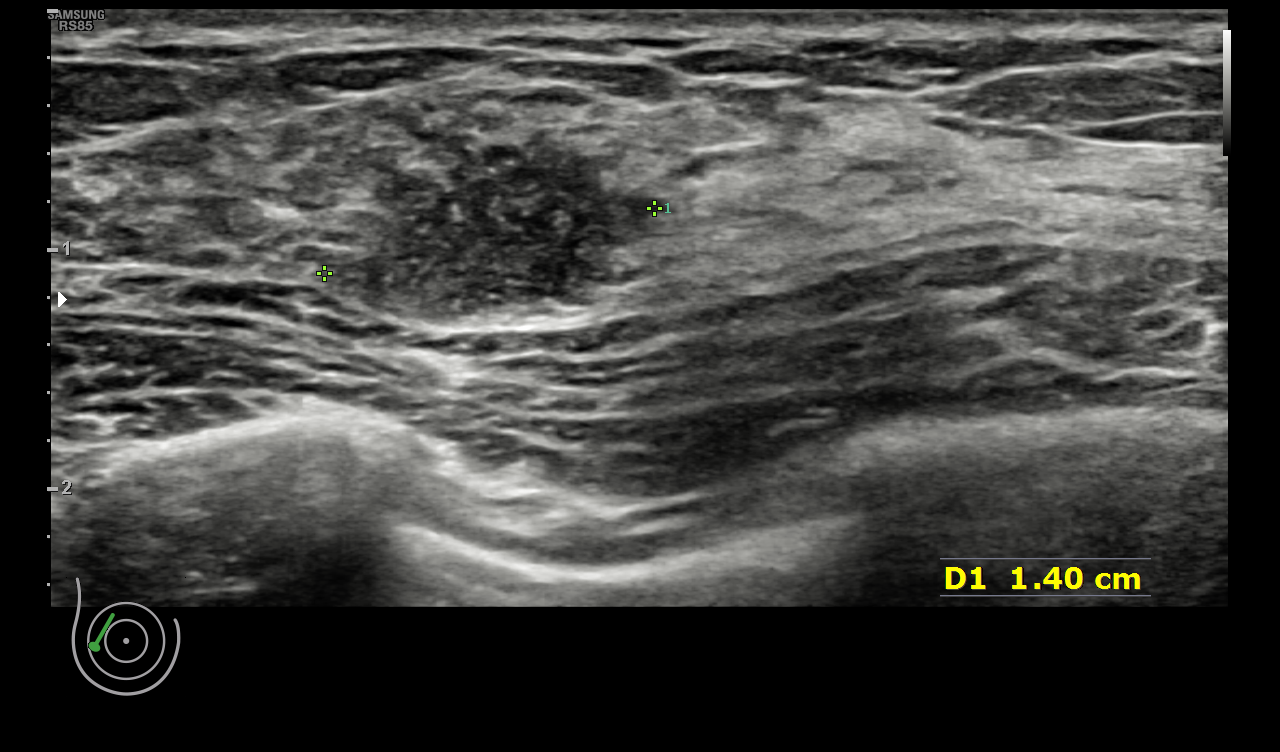
#> input picture preprocess/1.bmp, 1280 x 752 px
$ python main.py
#> lines starting #> are read from the running program, lines starting #| are printed output that depends on the picture; after the words box and inside, x2 and y2 are one past the last pixel; in counts of white or black regions, pixels touching at a corner belong together
### preprocess/utils.py
import cv2
from PIL import Image
import numpy as np

def read_image(path, size):
#> called with path = '1.bmp', size = (512, 512)
    img = cv2.imread(path, cv2.IMREAD_COLOR)
#> img is the input picture: shape (752, 1280, 3); mean B, G, R 64.7, 66.9, 66.9
    #if size != (0, 0):
    #    img = cv2.resize(img, size, interpolation=cv2.INTER_LANCZOS4)
    m, n, k = img.shape
    mask = np.zeros((m, n))
    for i in range(m):
        for j in range(n):
            r = int(img[i][j][0])
            g = int(img[i][j][1])
            b = int(img[i][j][2])
            diff = max(abs(r-g), abs(g-b), abs(r-b))
            if (diff < 20):
                continue
            mask[i][j] = 1
            img[i][j] = [0, 0, 0]
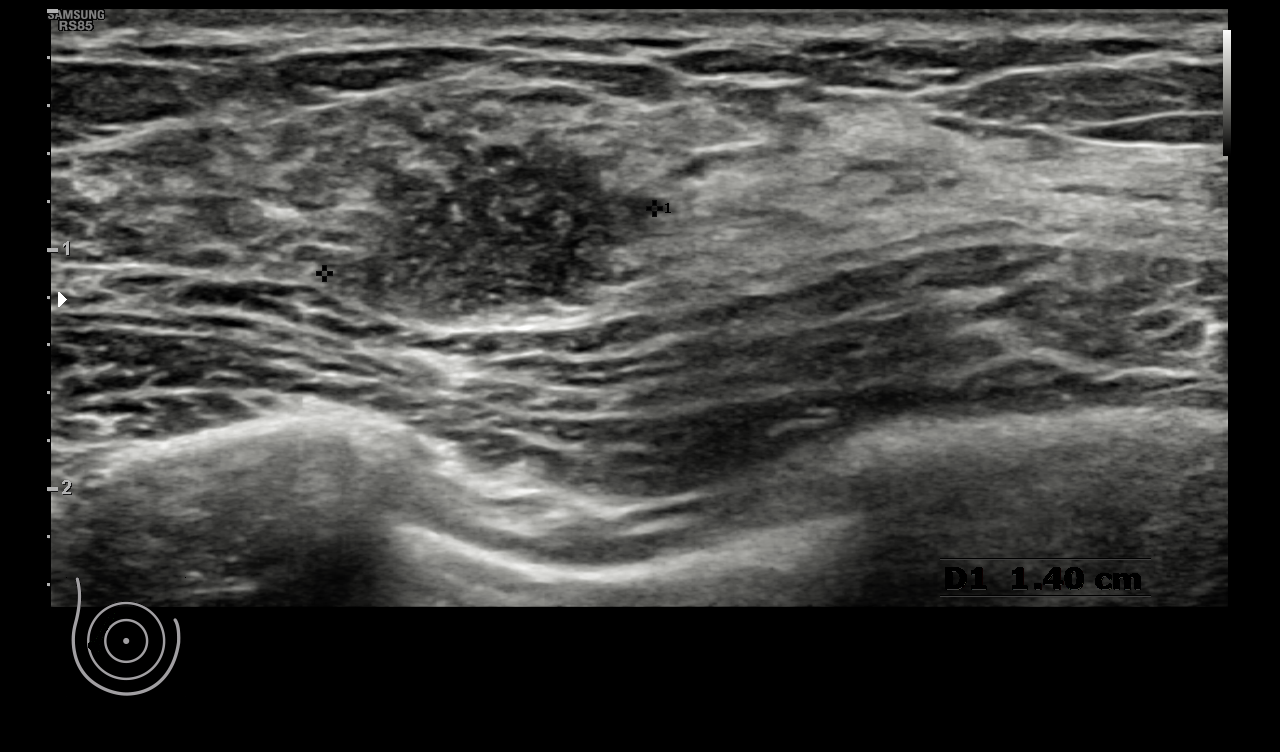
#> img: shape (752, 1280, 3); 0.29% of pixels changed, all inside (x1, y1, x2, y2) = (88, 201, 1151, 652)
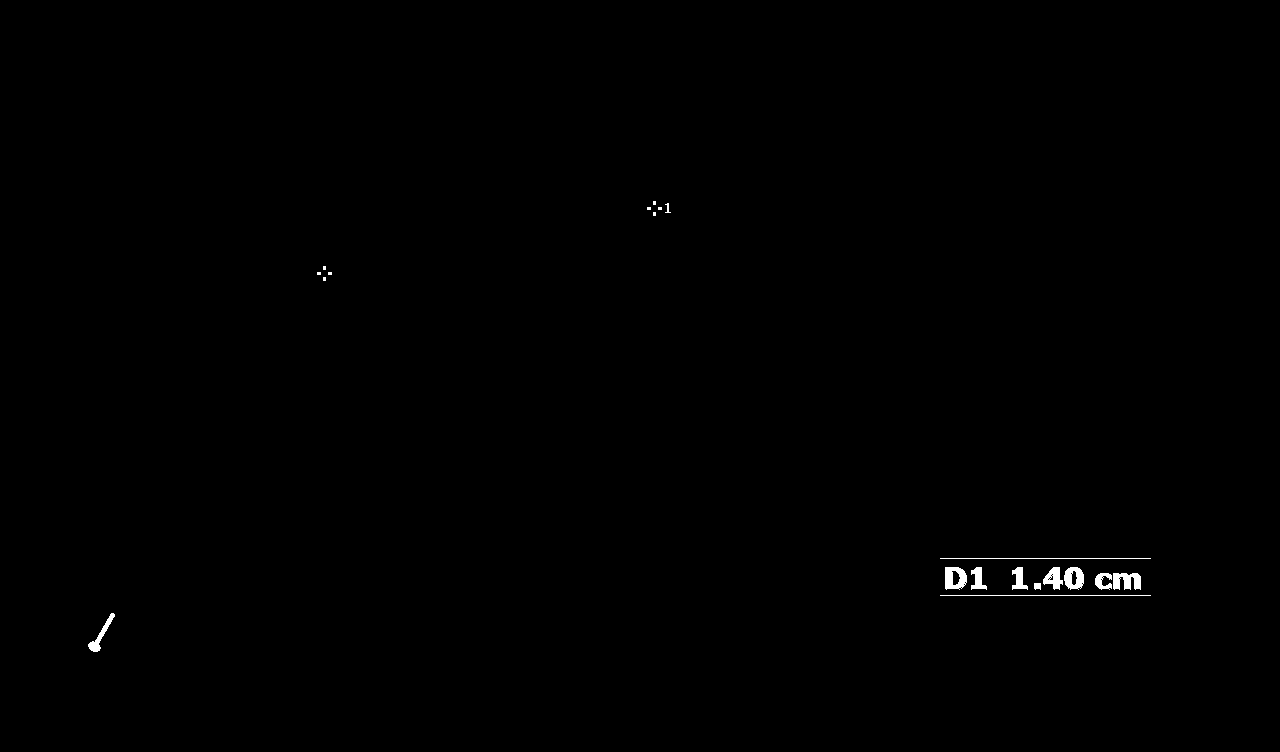
#> mask: shape (752, 1280) float64; values 0 (black) and 1 (white), 0.29% white; 20 white regions (8 under 20 px), largest, box (x1, y1, x2, y2) and area: (945, 567, 967, 590) 362, (1113, 573, 1141, 590) 359, (1064, 567, 1084, 590) 320

    #cv2.imwrite('why.png', img)
    img = cv2.cvtColor(img, cv2.COLOR_BGR2GRAY).astype(int)
#> img: shape (752, 1280) int64

    return img, mask


def get_gray(img):
    res = cv2.cvtColor(img, cv2.COLOR_RGB2GRAY)
    return res


# [2 lines that do not run on import are left out]

### preprocess/main.py

# coding: utf-8

# In[1]:


from utils import *
import numpy as np
import six
if six.PY2:
	from Queue import Queue
else:
	from queue import Queue

#get_ipython().run_line_magic('load_ext', 'autoreload')
#get_ipython().run_line_magic('autoreload', '2')
#get_ipython().run_line_magic('matplotlib', 'inline')


# In[11]:


def bfs(img, belong, x0, y0, K):
    m, n = img.shape
    dx = [-1, 0, 0, 1]
    dy = [0, -1, 1, 0]
    q = Queue()
    q.put((x0, y0))
    belong[x0, y0] = K
    while not q.empty():
        x, y = q.get()
        for i in range(4):
            xx = x + dx[i]
            yy = y + dy[i]
            if xx < 0 or xx >= m or yy < 0 or yy >= n:
                continue
            if img[xx, yy] > 0 and belong[xx, yy] ==0:
                q.put((xx, yy))
                belong[xx, yy] = K


def getROI(img):
    m, n = img.shape
    belong = np.zeros((m, n))
    print(belong.shape)
#| (752, 1280)
    K = 0
    for i in range(m):
        for j in range(n):
            if img[i, j] > 0 and belong[i, j] == 0:
                K += 1
                bfs(img, belong, i, j, K)
#> after the loop, K = 56
    return (belong, K)

# [4 lines left out: function show, not called in this run]


# In[22]:

def convert_img(path, size):
	img, del_mask = read_image(path, size)
	# print(del_mask.nonzero())
	#show(img)
	#print(img)
	belong, K = getROI(img)
#> K = 56


	# In[23]:


	num = np.zeros(K + 1).astype(np.int64)
	belong = belong.astype(np.int64)
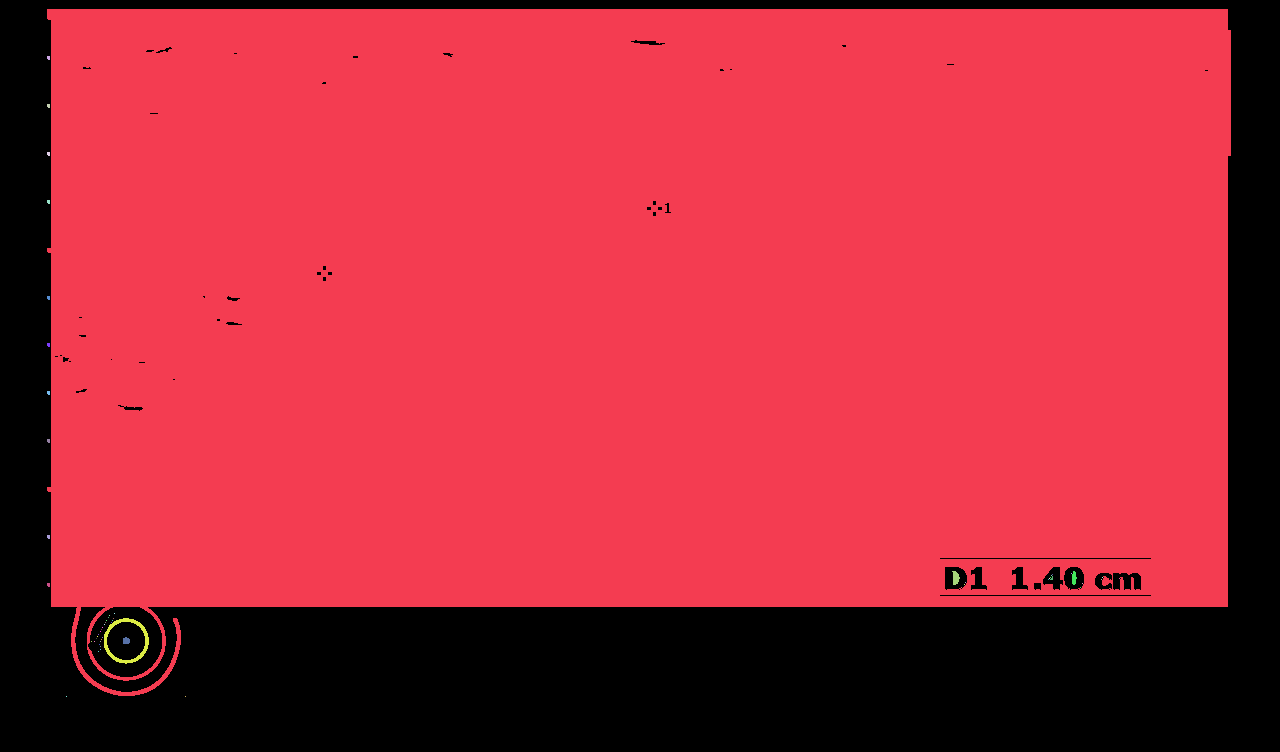
#> belong: shape (752, 1280) int64; 57 distinct labels, from 0 to 56; one colour per label, 0 black
	for i in range(belong.shape[0]):
		for j in range(belong.shape[1]):
			if belong[i, j] > 0:
				num[belong[i, j]] += 1


	# In[24]:


	t = num.argmax()
	ROI = (belong == t)
#> ROI: shape (752, 1280) bool; 73% white; 50 black regions (29 under 20 px), largest, box (x1, y1, x2, y2) and area: (0, 0, 1280, 752) 252438, (88, 607, 162, 677) 4066, (945, 567, 967, 590) 441
	f = img * ROI
	g = img * (ROI == False)
#> g: shape (752, 1280) int64; 140 distinct labels, from 0 to 178
	minx, miny = 1000, 1000
	maxx, maxy = 0, 0
	for i in range(ROI.shape[0]):
	    for j in range(ROI.shape[1]):
		    if ROI[i][j] == 1:
			    minx = min(i, minx)
			    miny = min(j, miny)
			    maxx = max(i, maxx)
			    maxy = max(j, maxy)
	# [20 lines of commented-out code are left out]


	num = np.zeros(256).astype(np.int64)
	#f_gray = get_gray(f)
	#g_gray = get_gray(g)
	m, n = img.shape
	for i in range(m):
		for j in range(n):
			num[g[i, j]] += 1


	# In[8]:


	threhold = [0, 0, 0]
	for k in range(3):
		maxxx = 0
		if k == 2:
			end = 256
		else:
			end = (k+1)*100
		for i in range(k*100, end):
			if num[i] > maxxx:
				maxxx = num[i]
				threhold[k] = i

	# print(threhold)
	#print(num[threhold[1]])
	#print(num)


	# In[27]:


	mask = np.zeros([m,n])
	for i in range(m):
		for j in range(n):
			#if ( threhold[0] >= f[i, j] >=0) | (threhold[1] >= f[i, j] >= 194) | (threhold[2] >= f[i, j] > 200):
			#if (threhold[1] >= f[i, j] > 100):
			if f[i, j] in threhold[1:]:
				if f[i, j] == 0:
					continue
				mask[i , j] = 1
#> mask: shape (752, 1280) float64; values 0 (black) and 1 (white), 0.32% white in thin lines or dots, all inside (x1, y1, x2, y2) = (51, 26, 1231, 695)

	kernel = cv2.getStructuringElement(cv2.MORPH_RECT, (5, 5))
	dilation = cv2.dilate(mask, kernel)
	#closing = cv2.morphologyEx(mask, cv2.MORPH_OPEN, kernel)  # 闭运算
	f_binary = f*(1-dilation)
	#show(f_binary)


	# In[28]:


	dilation = dilation.astype(np.uint8)
	#mask = np.zeros((m,n))
	mask = (dilation==1) | (del_mask==1)
#> mask: shape (752, 1280) bool; 4.4% white; 719 white regions (8 under 20 px), largest, box (x1, y1, x2, y2) and area: (70, 576, 182, 697) 1826, (86, 600, 167, 682) 1762, (983, 163, 1026, 205) 687
	# mask = del_mask
	mask = mask.astype(np.uint8)
	f_binary = f_binary.astype(np.uint8)
	#img = img.astype(np.uint8)
	# dst2 = cv2.inpaint(f_binary, mask, 1, cv2.INPAINT_NS)
	dst2 = cv2.inpaint(f_binary, mask, 1, cv2.INPAINT_TELEA)
	# [7 lines of commented-out code are left out]

	thresh = 0.4

	left = 0
	while (True):
		rate = 1.0 * (dst2[left, :] > 0).sum() / dst2.shape[1]
		if rate < thresh:
			left += 1
		else:
			break
#> this loop made 10 passes
#> rate on passes 1 to 8: 0, 0, 0, 0, 0, 0, 0, 0
#> after the loop, left = 9

	right = dst2.shape[0] - 1
	while (True):
		rate = 1.0 * (dst2[right, :] > 0).sum() / dst2.shape[1]
		if rate < thresh:
			right -= 1
		else:
			break
#> after the loop, right = 606

	up = 0
	while (True):
		rate = 1.0 * (dst2[:, up] > 0).sum() / dst2.shape[0]
		if rate < thresh:
			up += 1
		else:
			break
#> this loop made 52 passes
#> after the loop, up = 51

	down = dst2.shape[1] - 1
	while (True):
		rate = 1.0 * (dst2[:, down] > 0).sum() / dst2.shape[0]
		if rate < thresh:
			down -= 1
		else:
			break
#> this loop made 53 passes
#> after the loop, down = 1227

	dst2 = dst2[left+10:right-10, up+10:down-10]
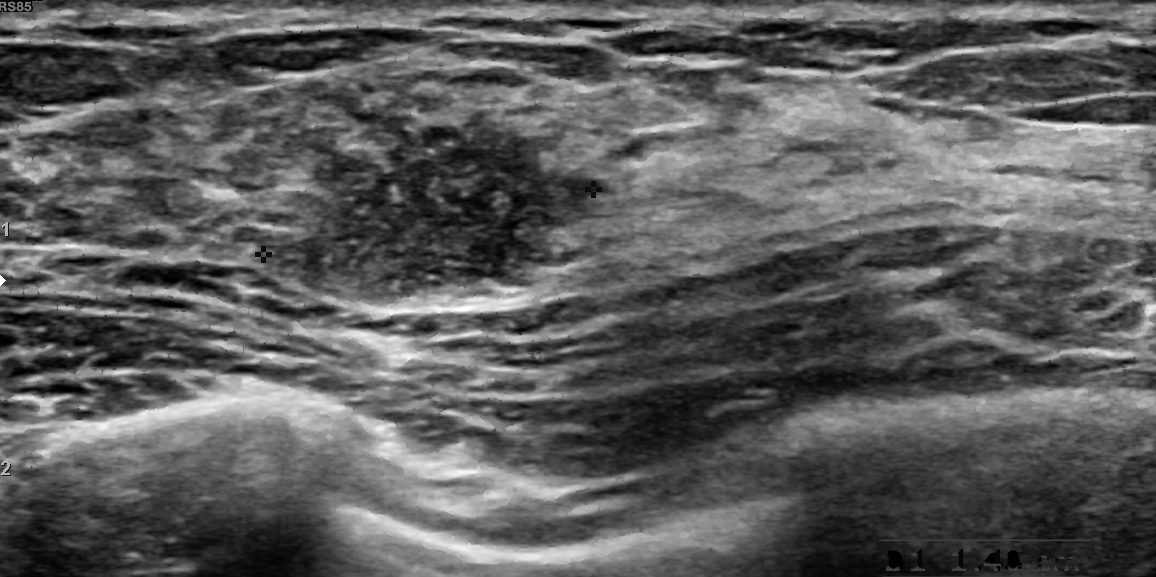
#> dst2: shape (577, 1156); min 0, max 255, mean 91.5

	# cv2.imwrite('result_' + path, dst2)
	return dst2


if __name__ == '__main__':
    # [5 lines of commented-out code are left out]
	convert_img('1.bmp', (512, 512))

$ run again, with preprocess/test1.png saved as preprocess/1.bmp
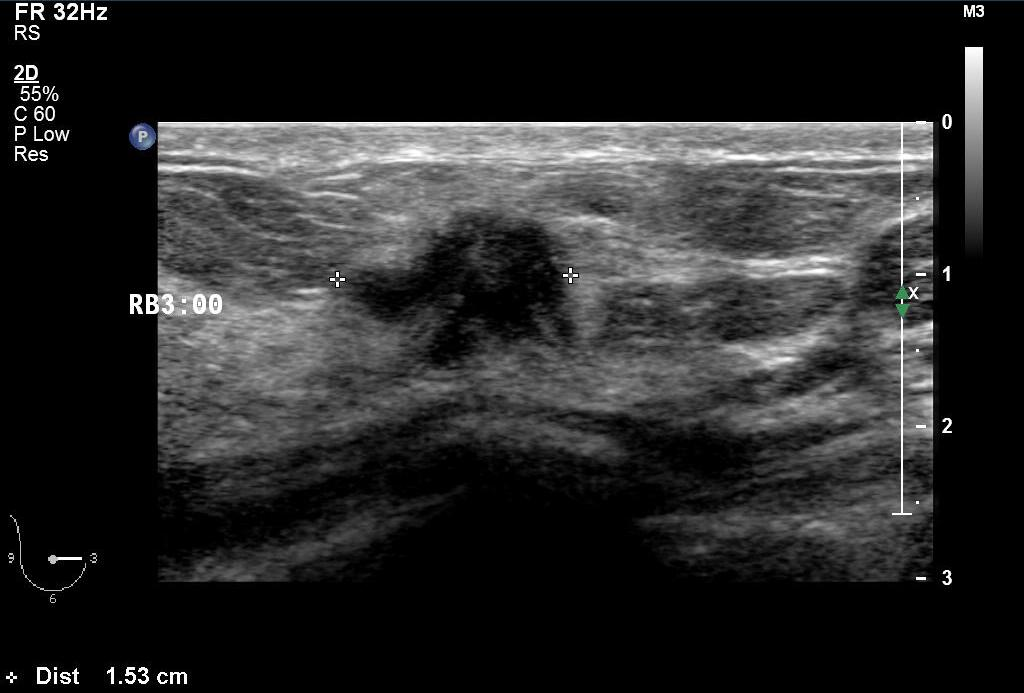
#> input picture preprocess/test1.png, 1024 x 693 px
#> in read_image, img is the input picture: shape (693, 1024, 3); mean B, G, R 40.1, 40, 39.9
#> after the loop in read_image, `for i in range(m):`:
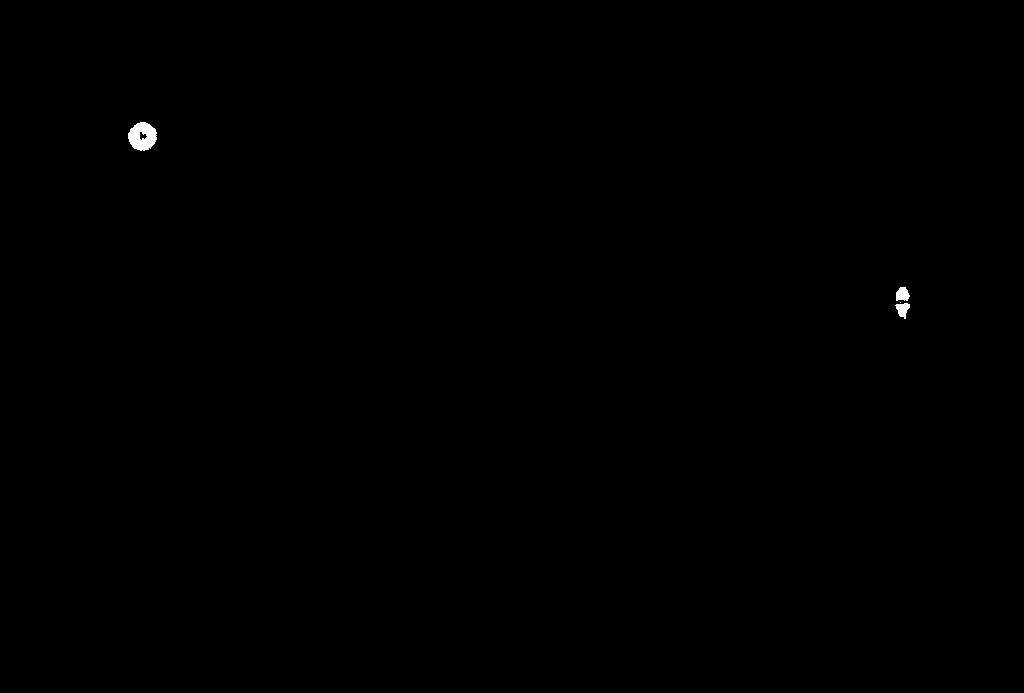
#> mask: shape (693, 1024) float64; values 0 (black) and 1 (white), 0.13% white; 4 white regions (1 under 20 px), largest, box (x1, y1, x2, y2) and area: (128, 122, 157, 151) 602, (896, 287, 910, 301) 151, (895, 303, 910, 319) 144
#| (693, 1024)
#> ROI: shape (693, 1024) bool; 46.9% white; 1 white region, box (x1, y1, x2, y2) and area: (127, 107, 952, 592) 332977
#> g: shape (693, 1024) int64; 256 distinct labels, from 0 to 255
#> in convert_img, `dst2 = dst2[left+10:right-10, up+10:down-10]`:
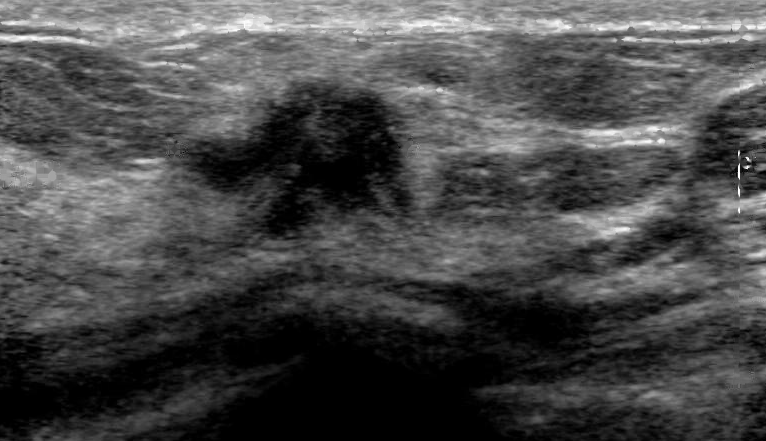
#> dst2: shape (441, 766); min 0, max 254, mean 73.1
